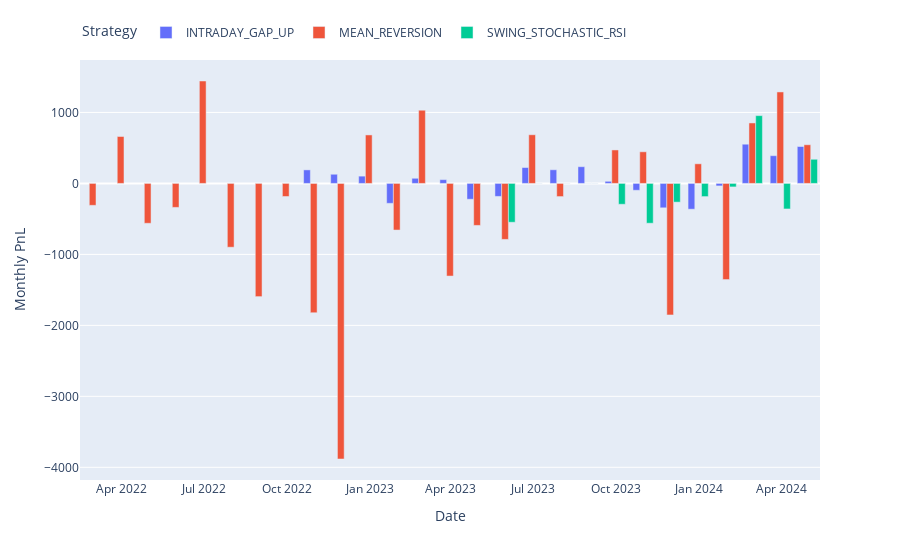

The code cell stored with this chart in its notebook:
### Code cell
fig = px.bar(monthly_df, x=monthly_df.index, y="net_pnl", 
             color="strategy", barmode = 'group')

fig.update_layout(
    xaxis_title="Date",
    yaxis_title="Monthly PnL",
    legend_orientation="h",
    legend_yanchor="top",
    legend_xanchor="auto",
    legend_y=1.1,
    legend_title_text='Strategy',
)
fig.show()

### Figure 1 — Plotly figure (JSON) as saved in the notebook; plotly's stock layout.template omitted (floating-point values rounded to 4 significant figures)
{"data": [{"alignmentgroup": "True", "hovertemplate": "strategy=INTRADAY_GAP_UP<br>date=%{x}<br>net_pnl=%{y}<extra></extra>", "legendgroup": "INTRADAY_GAP_UP", "marker": {"color": "#636efa", "pattern": {"shape": ""}}, "name": "INTRADAY_GAP_UP", "offsetgroup": "INTRADAY_GAP_UP", "orientation": "v", "showlegend": true, "textposition": "auto", "type": "bar", "x": ["2022-10-31T00:00:00", "2022-11-30T00:00:00", "2022-12-31T00:00:00", "2023-01-31T00:00:00", "2023-02-28T00:00:00", "2023-03-31T00:00:00", "2023-04-30T00:00:00", "2023-05-31T00:00:00", "2023-06-30T00:00:00", "2023-07-31T00:00:00", "2023-08-31T00:00:00", "2023-09-30T00:00:00", "2023-10-31T00:00:00", "2023-11-30T00:00:00", "2023-12-31T00:00:00", "2024-01-31T00:00:00", "2024-02-29T00:00:00", "2024-03-31T00:00:00", "2024-04-30T00:00:00"], "xaxis": "x", "y": [190.7, 129.1, 102.7, -280.7, 72.38, 53.17, -223.1, -183.0, 223.8, 192.1, 235.5, 29.82, -96.46, -343.9, -363.3, -35.2, 552.5, 390.8, 520.1], "yaxis": "y"}, {"alignmentgroup": "True", "hovertemplate": "strategy=MEAN_REVERSION<br>date=%{x}<br>net_pnl=%{y}<extra></extra>", "legendgroup": "MEAN_REVERSION", "marker": {"color": "#EF553B", "pattern": {"shape": ""}}, "name": "MEAN_REVERSION", "offsetgroup": "MEAN_REVERSION", "orientation": "v", "showlegend": true, "textposition": "auto", "type": "bar", "x": ["2022-02-28T00:00:00", "2022-03-31T00:00:00", "2022-04-30T00:00:00", "2022-05-31T00:00:00", "2022-06-30T00:00:00", "2022-07-31T00:00:00", "2022-08-31T00:00:00", "2022-09-30T00:00:00", "2022-10-31T00:00:00", "2022-11-30T00:00:00", "2022-12-31T00:00:00", "2023-01-31T00:00:00", "2023-02-28T00:00:00", "2023-03-31T00:00:00", "2023-04-30T00:00:00", "2023-05-31T00:00:00", "2023-06-30T00:00:00", "2023-07-31T00:00:00", "2023-08-31T00:00:00", "2023-09-30T00:00:00", "2023-10-31T00:00:00", "2023-11-30T00:00:00", "2023-12-31T00:00:00", "2024-01-31T00:00:00", "2024-02-29T00:00:00", "2024-03-31T00:00:00", "2024-04-30T00:00:00"], "xaxis": "x", "y": [-308.7, 661.2, -561.7, -337.8, 1443.0, -898.8, -1595.0, -184.2, -1822.0, -3883.0, 683.2, -657.0, 1031.0, -1305.0, -591.7, -789.0, 685.7, -185.3, 0, 471.5, 445.7, -1853.0, 276.5, -1355.0, 852.1, 1289.0, 544.7], "yaxis": "y"}, {"alignmentgroup": "True", "hovertemplate": "strategy=SWING_STOCHASTIC_RSI<br>date=%{x}<br>net_pnl=%{y}<extra></extra>", "legendgroup": "SWING_STOCHASTIC_RSI", "marker": {"color": "#00cc96", "pattern": {"shape": ""}}, "name": "SWING_STOCHASTIC_RSI", "offsetgroup": "SWING_STOCHASTIC_RSI", "orientation": "v", "showlegend": true, "textposition": "auto", "type": "bar", "x": ["2023-05-31T00:00:00", "2023-06-30T00:00:00", "2023-07-31T00:00:00", "2023-08-31T00:00:00", "2023-09-30T00:00:00", "2023-10-31T00:00:00", "2023-11-30T00:00:00", "2023-12-31T00:00:00", "2024-01-31T00:00:00", "2024-02-29T00:00:00", "2024-03-31T00:00:00", "2024-04-30T00:00:00"], "xaxis": "x", "y": [-547.1, 0, 0, 0, -293.6, -560.9, -263.9, -185.6, -49.37, 955.2, -359.9, 340.2], "yaxis": "y"}], "layout": {"barmode": "group", "legend": {"orientation": "h", "title": {"text": "Strategy"}, "tracegroupgap": 0, "xanchor": "auto", "y": 1.1, "yanchor": "top"}, "margin": {"t": 60}, "xaxis": {"anchor": "y", "domain": [0, 1], "title": {"text": "Date"}}, "yaxis": {"anchor": "x", "domain": [0, 1], "title": {"text": "Monthly PnL"}}}}
